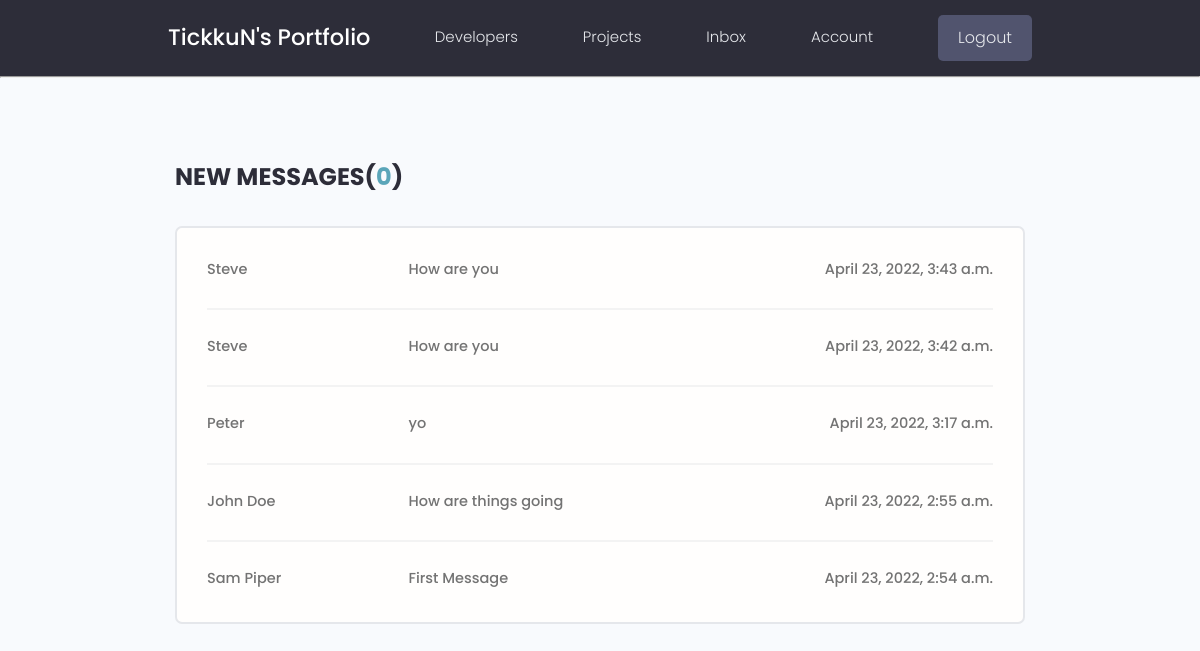
The page /inbox/ (signed in) on the database its author committed.
### users/models.py (models this page shows, shortened)
class Message(models.Model):
    sender = models.ForeignKey(Profile, on_delete=models.SET_NULL, null=True, blank=True)
    recipient = models.ForeignKey(Profile, on_delete=models.SET_NULL, null=True, blank=True, related_name="messages")
    name = models.CharField(max_length=200, null=True, blank=True)
    email = models.EmailField(max_length=200, null=True, blank=True)
    subject = models.CharField(max_length=200, null=True, blank=True)
    body = models.TextField()
    is_read = models.BooleanField(default=False, null=True)
    created = models.DateTimeField(auto_now_add=True)
    id = models.UUIDField(default=uuid.uuid4, unique=True, primary_key=True, editable=False)
    class Meta:
        ordering = ['is_read', '-created']

### users/views.py (the view)
# urls.py: path('inbox/', views.inbox, name='inbox'),
@login_required(login_url='login')
def inbox(request):
    profile = request.user.profile
    messageRequests = profile.messages.all()
    unreadCount = messageRequests.filter(is_read=False).count()
    context = {'messageRequests': messageRequests, 'unreadCount':unreadCount}
    return render(request, 'users/inbox.html', context)

### users/templates/users/inbox.html
{% extends 'main.html' %}
{% block content %}
<main class="inbox my-xl">
  <div class="content-box">
    <h3 class="inbox__title">New Messages(<span>{{unreadCount}}</span>)</h3>
    <ul class="messages">
      {% for message in messageRequests %}
      {% if message.is_read == False %}
      <li class="message message--unread">
        {% else %}
        <li class="message">
      {% endif %}
        <a href="{% url 'message' message.id %}">
          <span class="message__author">{{message.name}}</span>
          <span class="message__subject">{{message.subject}}</span>
          <span class="message__date">{{message.created}}</span>
        </a>
      </li>
      {% endfor %}
    </ul>
  </div>
</main>
{% endblock content %}

### static/styles/app.css (style rules this page uses)
:root { --color-sub: #2d2d39; }
.content-box { width: 95%; max-width: 85rem; margin: 0 auto; }
.inbox { height: 90vh; }
.inbox__title, .inbox__title span { font-size: 2.4rem; font-weight: 700; color: var(--color-sub); text-transform: uppercase; text-align: left; margin-bottom: 3rem; }
.inbox__title span { color: var(--color-main); }
.messages { list-style: none; background: var(--color-white); padding: 0.5rem 3rem; border: 2px solid var(--color-light); border-radius: 0.7rem; }
.message { padding: 2.5rem 0; }
.message > a span { font-size: 1.45rem; font-weight: 500; }
.message:not(:last-child) { border-bottom: 2px solid var(--color-white-light); }
.message > a { display: flex; gap: 1rem; }
.message__author, .message__date { flex-basis: 25%; }
.message__subject { flex-basis: 50%; }
.message__date { text-align: right; }

### static/uikit/styles/modules/_variables.css (style rules this page uses)
:root { --color-main: #5aa5b9; --color-main-light: #e6faff; --color-sub: #3f4156; --color-sub-light: #51546e; --color-sub-lighter: #ededfd; --color-text: #737373; --color-gray: #8b8b8b; --color-light: #e5e7eb; --color-light-gray: #767676; --color-bg: #f8fafd; --color-white: #fffefd; --color-white-light: #f3f3f3; --color-success: #359e64; --color-success-bg: #def8e8; --color-error: #fc4b0b; --color-error-bg: #fff2ee; --font-base: 'Poppins', arial, helvetica, 'Segoe UI', roboto, ubuntu, sans-serif; --font-monospace: 'Fira Code', 'Courier New', courier, monospace; --font-regular: 300; --font-medium: 500; --font-bold: 700; --generic-shadow: 1px 1px 5px #00000010; --generic-transition: all 0.3s ease-in-out; }

### static/uikit/styles/modules/_base.css (style rules this page uses)
* { margin: 0; padding: 0; box-sizing: border-box; text-rendering: optimizeLegibility; color: inherit; font-size: inherit; }
html { font-size: 50%; }
@media only screen and (min-width: 480px) { html { font-size: 56.25%; } }
@media only screen and (min-width: 1200px) { html { font-size: 62.5%; } }
body { line-height: 1.6; font-weight: 400; font-size: 1.5rem; color: var(--color-text); background-color: var(--color-bg); min-height: 100vh; }

### static/uikit/styles/modules/_typography.css (style rules this page uses)
* { font-family: var(--font-base); }
h3 { font-size: 3.2rem; font-weight: var(--font-medium); }
p, span, strong { font-size: 1.6rem; color: var(--color-text); font-weight: var(--font-regular); }
a { padding-bottom: 2px; text-decoration: none; display: inline-block; color: var(--color-main); font-weight: var(--font-medium); }

### static/uikit/styles/modules/_utilities.css (style rules this page uses)
.my-xl { margin: 8rem auto; }

### rows shown on the page
Message: name "Steve", subject "How are you", created "April 23, 2022, 3:43 a.m."
Message: name "Steve", subject "How are you", created "April 23, 2022, 3:42 a.m."
Message: name "Peter", subject "yo", created "April 23, 2022, 3:17 a.m."
Message: name "John Doe", subject "How are things going", created "April 23, 2022, 2:55 a.m."
Message: name "Sam Piper", subject "First Message", created "April 23, 2022, 2:54 a.m."

### other values the page prints
{{ unreadCount }} "0"
